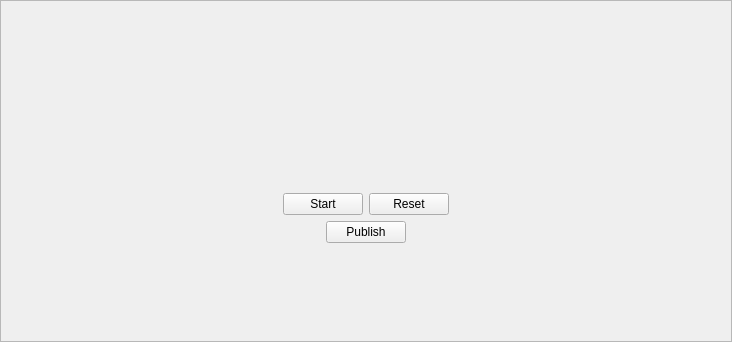
<?xml version="1.0" encoding="UTF-8"?>
<ui version="4.0">
 <class>CountdownFrame</class>
 <widget class="QFrame" name="CountdownFrame">
  <property name="geometry">
   <rect>
    <x>0</x>
    <y>0</y>
    <width>732</width>
    <height>342</height>
   </rect>
  </property>
  <property name="windowTitle">
   <string>Frame</string>
  </property>
  <property name="styleSheet">
   <string notr="true">background-image: url(:/img/data/parchmentdark.png);</string>
  </property>
  <property name="frameShape">
   <enum>QFrame::StyledPanel</enum>
  </property>
  <property name="frameShadow">
   <enum>QFrame::Raised</enum>
  </property>
  <layout class="QGridLayout" name="gridLayout">
   <item row="5" column="0">
    <layout class="QHBoxLayout" name="horizontalLayout_3">
     <item>
      <spacer name="horizontalSpacer_2">
       <property name="orientation">
        <enum>Qt::Horizontal</enum>
       </property>
       <property name="sizeHint" stdset="0">
        <size>
         <width>40</width>
         <height>20</height>
        </size>
       </property>
      </spacer>
     </item>
     <item>
      <widget class="QPushButton" name="btnPublish">
       <property name="text">
        <string>Publish</string>
       </property>
       <property name="checkable">
        <bool>true</bool>
       </property>
      </widget>
     </item>
     <item>
      <spacer name="horizontalSpacer_4">
       <property name="orientation">
        <enum>Qt::Horizontal</enum>
       </property>
       <property name="sizeHint" stdset="0">
        <size>
         <width>40</width>
         <height>20</height>
        </size>
       </property>
      </spacer>
     </item>
    </layout>
   </item>
   <item row="3" column="0">
    <layout class="QHBoxLayout" name="horizontalLayout_2">
     <item>
      <spacer name="horizontalSpacer">
       <property name="orientation">
        <enum>Qt::Horizontal</enum>
       </property>
       <property name="sizeHint" stdset="0">
        <size>
         <width>40</width>
         <height>20</height>
        </size>
       </property>
      </spacer>
     </item>
     <item>
      <widget class="QPushButton" name="btnStartStop">
       <property name="text">
        <string>Start</string>
       </property>
       <property name="checkable">
        <bool>true</bool>
       </property>
      </widget>
     </item>
     <item>
      <widget class="QPushButton" name="btnReset">
       <property name="text">
        <string>Reset</string>
       </property>
      </widget>
     </item>
     <item>
      <spacer name="horizontalSpacer_3">
       <property name="orientation">
        <enum>Qt::Horizontal</enum>
       </property>
       <property name="sizeHint" stdset="0">
        <size>
         <width>40</width>
         <height>20</height>
        </size>
       </property>
      </spacer>
     </item>
    </layout>
   </item>
   <item row="0" column="0">
    <spacer name="verticalSpacer_2">
     <property name="orientation">
      <enum>Qt::Vertical</enum>
     </property>
     <property name="sizeHint" stdset="0">
      <size>
       <width>20</width>
       <height>40</height>
      </size>
     </property>
    </spacer>
   </item>
   <item row="2" column="0">
    <spacer name="verticalSpacer">
     <property name="orientation">
      <enum>Qt::Vertical</enum>
     </property>
     <property name="sizeHint" stdset="0">
      <size>
       <width>20</width>
       <height>40</height>
      </size>
     </property>
    </spacer>
   </item>
   <item row="6" column="0">
    <spacer name="verticalSpacer_3">
     <property name="orientation">
      <enum>Qt::Vertical</enum>
     </property>
     <property name="sizeHint" stdset="0">
      <size>
       <width>20</width>
       <height>40</height>
      </size>
     </property>
    </spacer>
   </item>
   <item row="1" column="0">
    <widget class="CountdownSubFrame" name="frame">
     <property name="frameShape">
      <enum>QFrame::StyledPanel</enum>
     </property>
     <property name="frameShadow">
      <enum>QFrame::Raised</enum>
     </property>
    </widget>
   </item>
  </layout>
 </widget>
 <customwidgets>
  <customwidget>
   <class>CountdownSubFrame</class>
   <extends>QFrame</extends>
   <header location="global">countdownsubframe.h</header>
   <container>1</container>
  </customwidget>
 </customwidgets>
 <resources/>
 <connections/>
</ui>
